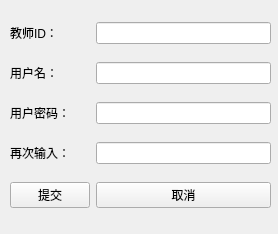
<?xml version="1.0" encoding="UTF-8"?>
<ui version="4.0">
 <class>regTeacher</class>
 <widget class="QWidget" name="regTeacher">
  <property name="geometry">
   <rect>
    <x>0</x>
    <y>0</y>
    <width>278</width>
    <height>234</height>
   </rect>
  </property>
  <property name="windowTitle">
   <string>教师注册</string>
  </property>
  <widget class="QWidget" name="layoutWidget">
   <property name="geometry">
    <rect>
     <x>10</x>
     <y>10</y>
     <width>261</width>
     <height>211</height>
    </rect>
   </property>
   <layout class="QGridLayout" name="gridLayout">
    <item row="4" column="0">
     <widget class="QPushButton" name="btnOk">
      <property name="text">
       <string>提交</string>
      </property>
     </widget>
    </item>
    <item row="0" column="0">
     <widget class="QLabel" name="label">
      <property name="text">
       <string>教师ID：</string>
      </property>
     </widget>
    </item>
    <item row="4" column="1">
     <widget class="QPushButton" name="btnQuit">
      <property name="text">
       <string>取消</string>
      </property>
     </widget>
    </item>
    <item row="1" column="1">
     <widget class="QLineEdit" name="leName"/>
    </item>
    <item row="1" column="0">
     <widget class="QLabel" name="label_4">
      <property name="text">
       <string>用户名：</string>
      </property>
     </widget>
    </item>
    <item row="0" column="1">
     <widget class="QLineEdit" name="leID"/>
    </item>
    <item row="2" column="0">
     <widget class="QLabel" name="label_3">
      <property name="text">
       <string>用户密码：</string>
      </property>
     </widget>
    </item>
    <item row="3" column="0">
     <widget class="QLabel" name="label_5">
      <property name="text">
       <string>再次输入：</string>
      </property>
     </widget>
    </item>
    <item row="2" column="1">
     <widget class="QLineEdit" name="lePwd">
      <property name="echoMode">
       <enum>QLineEdit::Password</enum>
      </property>
     </widget>
    </item>
    <item row="3" column="1">
     <widget class="QLineEdit" name="lePwd_2">
      <property name="echoMode">
       <enum>QLineEdit::Password</enum>
      </property>
     </widget>
    </item>
   </layout>
  </widget>
 </widget>
 <resources/>
 <connections/>
</ui>
